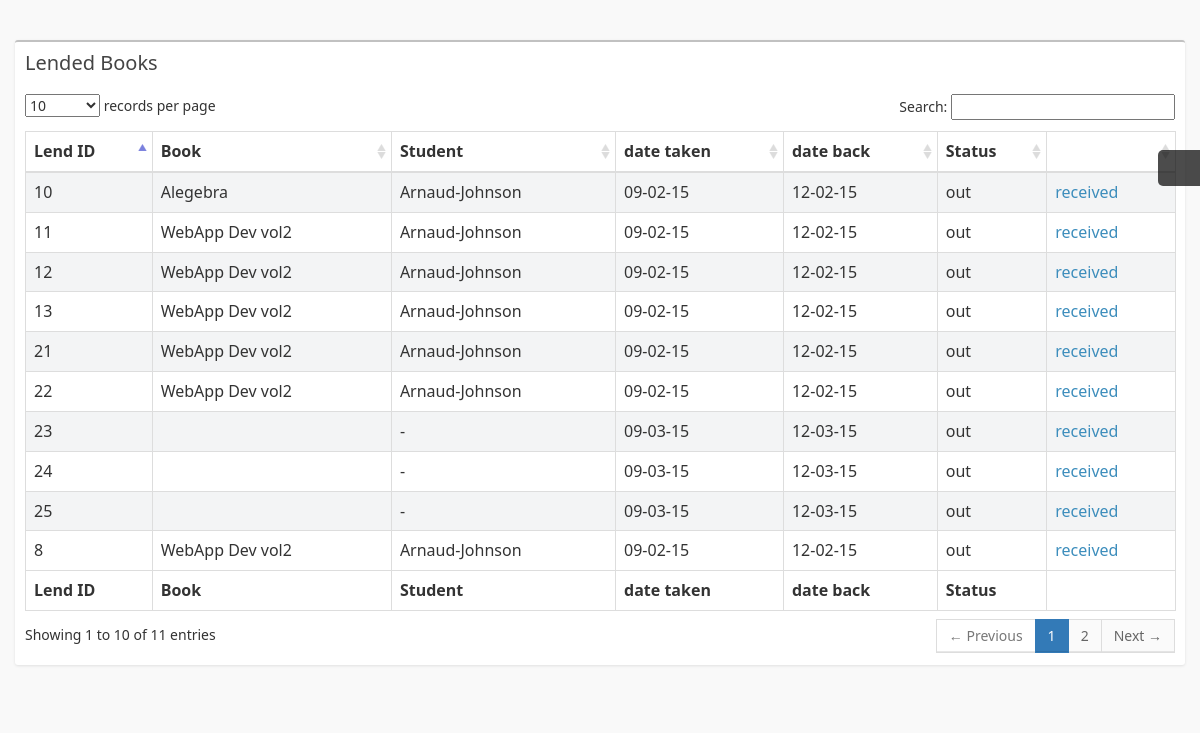
/lended.php, run on the app's committed database.
### tables this page shows
CREATE TABLE `land` (
`land_id` int(5) NOT NULL,
  `time` text NOT NULL,
  `deadline` text NOT NULL,
  `student` text NOT NULL,
  `book` text NOT NULL,
  `status` text NOT NULL
);

### lended.php (the view, shortened to what this page needs)
<head>
	<link href="styles/bootstrap.min.css" rel="stylesheet" type="text/css" />
      <link href="styles/font-awesome.min.css" rel="stylesheet" type="text/css" />
	<link href="styles/css/datatables/dataTables.bootstrap.css" rel="stylesheet" type="text/css" />
	<link href="styles/css/AdminLTE.css" rel="stylesheet" type="text/css" />
      </head>
<form method="post" action="act/received.php" enctype="multipart/form-data">
      <body class="skin-blue">
      	<section class="content">
      		<div class="row">
      			<div class="col-xs-12">
      				<div class="box">
      					<div class="box-header">
      						<h3 class="box-title">Lended Books</h3>
      					</div>
      					<?php include('db.php');?>
      					<div class="box-body table-responsive">
      						<table id="example1" class="table table-bordered table-striped">
      							<thead>
      								<tr>
      									<th>Lend ID</th>
      									<th>Book</th>
      									<th>Student</th>
      									<th>date taken</th>
      									<th>date back</th>
      									<th>Status<th>
      								</tr>
      							</thead>
      								<tbody>
      									<?php
      									$req="select * from land";
      									$r=mysqli_query($con,$req);
      									while($rr=mysqli_fetch_assoc($r)){?>
      									<tr>
      										<td><?php echo $rr['land_id'];?></td>
      										<td><?php echo $rr['book'];?></td>
      										<td><?php echo $rr['student'];?></td>
      										<td><?php echo $rr['time'];?></td>
      										<td><?php echo $rr['deadline'];?></td>
      										<td><?php echo $rr['status'];?></td>
                          <td><a href='received.php?r=<?php echo $rr['land_id'];?>'>received</a></td>
      									</tr>
      									<?php } ?>
      								</tbody>
      								<tfoot>
      									<tr>
      										<th>Lend ID</th>
      										<th>Book</th>
      										<th>Student</th>
      										<th>date taken</th>
      										<th>date back</th>
      										<th>Status<th>
      									</tr>
      									</tfoot>
      								</table>
      							</div>
      						</div>
      					</div>
      				</div>
      			</section>
      		</body>
</form>

### data on the page
land: land_id "8", book "WebApp Dev vol2", student "Arnaud-Johnson", time "09-02-15", deadline "12-02-15", status "out"
land: land_id "10", book "Alegebra", student "Arnaud-Johnson", time "09-02-15", deadline "12-02-15", status "out"
land: land_id "11", book "WebApp Dev vol2", student "Arnaud-Johnson", time "09-02-15", deadline "12-02-15", status "out"
land: land_id "12", book "WebApp Dev vol2", student "Arnaud-Johnson", time "09-02-15", deadline "12-02-15", status "out"
land: land_id "13", book "WebApp Dev vol2", student "Arnaud-Johnson", time "09-02-15", deadline "12-02-15", status "out"
land: land_id "21", book "WebApp Dev vol2", student "Arnaud-Johnson", time "09-02-15", deadline "12-02-15", status "out"
land: land_id "22", book "WebApp Dev vol2", student "Arnaud-Johnson", time "09-02-15", deadline "12-02-15", status "out"
land: land_id "23", student "-", time "09-03-15", deadline "12-03-15", status "out"
land: land_id "24", student "-", time "09-03-15", deadline "12-03-15", status "out"
land: land_id "25", student "-", time "09-03-15", deadline "12-03-15", status "out"
